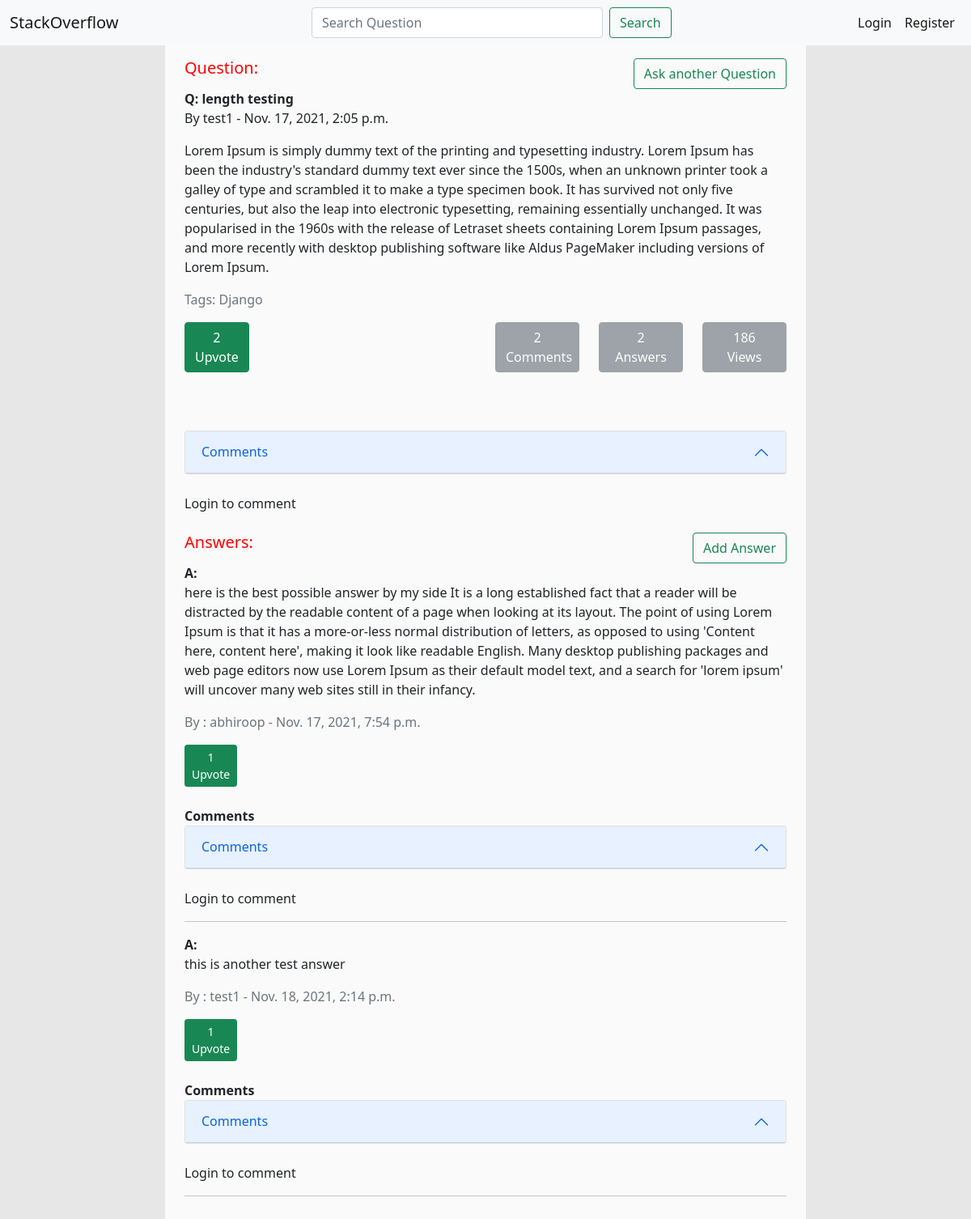
Screenshot of /question/6 with the database file from the repository.
### lander/models.py (models this page shows, shortened)
class Question(models.Model):
    QUESTION_TAGS = (
        ('WebDev','WebDev'),
        ('Software','Software'),
        ('Django','Django'),
        ('java','java'),
        ('python','python'),
    )
    user = models.ForeignKey(User, on_delete=models.CASCADE)
    question_heading = models.CharField(max_length=50, null=True)
    question_text = models.CharField(max_length=1000, null=False)
    post_date = models.DateTimeField(auto_now_add=True)
    ans_count = models.IntegerField(default=0)
    comment_count = models.IntegerField(default=0)
    views = models.IntegerField(default=0)
    upvote_count = models.IntegerField(default=0, null=True)
    tags = MultiSelectField(choices = QUESTION_TAGS)

class Answer(models.Model):
    question = models.ForeignKey(Question, on_delete=models.CASCADE)
    user = models.ForeignKey(User,on_delete=models.CASCADE)
    ans_text = models.CharField(max_length=1000)
    post_date = models.DateTimeField(auto_now_add=True)
    upvote_count = models.IntegerField(default=0, null=True)

### lander/views.py (the view, shortened to what this page needs)
# urls.py: path('question/<int:question_id>', views.question_detail, name='question_detail'),
def question_detail(request,question_id):
    context = {}
    current_user = request.user
    question = Question.objects.get(pk = question_id)
    question_upvotes = UpvoteQuestion.objects.filter(question__pk = question_id)
    count_question_upvotes=question_upvotes.count()
    question.upvote_count = count_question_upvotes
    question.views +=1
    question.save()
    answers = Answer.objects.filter(question__pk = question_id).order_by('-upvote_count')
    count_answers = answers.count()
    comments = CommentQuestion.objects.filter(question__pk = question_id).order_by('-post_date')
    count_comments = comments.count()
    form = CommentQuestionForm(request.POST or None)
    count_upvotes=''
    another_answer = Answer.objects.filter(question__pk = question_id).first()
    for a in answers:
        upvotes = UpvoteAnswer.objects.filter(answer__pk = a.id)
        if upvotes:
            count_upvotes = upvotes.count()
            a.upvote_count = count_upvotes
            a.save()
    context = {'question':question,
        'form':form, 'comments':comments, 'answers':answers,
        'count_answers':count_answers, 'count_comments': count_comments,
        'count_question_upvotes':count_question_upvotes,
        'count_upvotes':count_upvotes,
        'another_ansewer':another_answer,
        'current_user':current_user,
    }
    return render(request, 'lander/question_detail.html',context)

### lander/forms.py
class CommentQuestionForm(forms.ModelForm):
    class Meta:
        model = CommentQuestion
        fields = ("comment_text",)

### lander/templates/lander/question_detail.html (shortened to what this page needs)
{% extends 'lander/base.html' %}
{% load static %}
    {% block content %}
    <div class="content">
        <div class="main_container mt-0"><br>
        <div class="first_line">
            <h5 class="search_result">Question: </h5>
            <a href="{% url 'ask_question' %}" class="add_ques btn btn-outline-success" >Ask another Question</a>
        </div>
        <strong>Q: {{ question.question_heading }}</strong>
        <p >By {{ question.user }} - {{question.post_date}} </p>
        <p>{{ question.question_text}}</p>
        <p class="text-muted">Tags: {{question.tags}}</p>
        <div id="detail_buttons_large_screen">
        <div class="row">
            <div class="col-md-4">
                <div class="col-md-5 px-0">
                    <a href="{% url 'upvote_question' question.id %}"><button class="btn btn-success" >{{question.upvote_count }} <br> Upvote</button></a>
                </div>
            </div>
            <div class="col-md-2"></div>
            <div class="col-md-2"><button class="btn btn-secondary button_width" disabled>{{ count_comments }} <br> Comments</button></div>
            <div class="col-md-2"><button class="btn btn-secondary button_width" disabled>{{ count_answers }} <br> Answers</button></div>
            <div class="col-md-2"><button class="btn btn-secondary button_width" disabled>{{ question.views }} <br> Views</button></div>
        </div>
        <br>
        </div>
        <br><br>
        <div>
            <div >
                <div class="accordion" id="accordionExample">
                    <div class="accordion-item">
                      <h2 class="accordion-header" id="headingOne">
                        <button class="accordion-button" type="button" data-bs-toggle="collapse" data-bs-target="#collapseOne" aria-expanded="true" aria-controls="collapseOne">
                          Comments
                        </button>
                      </h2>
                    </div>
                </div>
                <br>
                {% if user.is_authenticated %}
                <form method="POST" enctype="multipart/form-data">
                    {% csrf_token %}
                    {{ form.as_p }}
                    <input class="btn btn-secondary" type="submit" value="Submit" name="comment_question_form">
                </form>
                {% else %}
                Login to comment
                {% endif %}
            </div>
        </div>
        <br>
        <div class="answers">
            <div class="first_line">
                <h5 class="search_result">Answers: </h5>
                <a href="{% url 'add_answer' question.id %}" class="add_ques btn btn-outline-success" >Add Answer</a>
            </div>
            {% for i in answers %}
            <strong>A: </strong>
            <p>{{ i.ans_text}}</p>
            <p class="text-muted">By : {{i.user}}  -  {{i.post_date}}</p>
            <div class="upvote">
                <span class="text-success">
                    <a href="{% url 'upvote_answer' question.id i.id %}"><button class=" btn btn-success btn-sm" >{{ i.upvote_count }}  <br> Upvote</button></a>
                </span>
            </div><br>
            <strong>Comments</strong>
                <br>
                <div class="accordion" id="accordionExample">
                    <div class="accordion-item">
                      <h2 class="accordion-header" id="headingOne">
                        <button class="accordion-button" type="button" data-bs-toggle="collapse" data-bs-target="#collapsetwo" aria-expanded="true" aria-controls="collapsetwo">
                          Comments
                        </button>
                      </h2>
                    </div>
                </div>
            <div >
                <br>
                {% if user.is_authenticated %}
                <div class="comment_answer">
                    <span class="text-success">
                        <a href="{% url 'comment_answer' question.id i.id %}" style="text-decoration: none;"><button class="btn btn-secondary">Comment</button></a>
                    </span>
                </div>
                {% else %}
                Login to comment
                {% endif %}
            </div>
            <hr>
            {% endfor %}
            <br>
        </div>
        </div>
    </div>
    {% endblock %}

### lander/templates/lander/base.html (style rules this page uses)
.content { margin-right: 17vw; margin-left: 17vw; background-color: rgb(250, 250, 250); }
.main_container { margin: 2vw; }
.search_result { color: red; }
.first_line { display: flex; flex-direction: row; justify-content: space-between; }
#detail_buttons_large_screen { display: block; }
.button_width { width: 100%; }
.add_ques { float: right; }
.body { background-color: rgb(231, 231, 231); }

### rows the page displays
Question: question_heading "length testing", user "test1", post_date "Nov. 17, 2021, 2:05 p.m.", question_text "Lorem Ipsum is simply dummy text of the printing and typesetting industry. Lorem Ipsum has been the industry's standard dummy text ever since the 1500s, when an unknown printer took a galley of type and scrambled it to make a type specimen book. It has survived not only five centuries, but also the leap into electronic typesetting, remaining essentially unchanged. It was popularised in the 1960s with the release of Letraset sheets containing Lorem Ipsum passages, and more recently with desktop publishing software like Aldus PageMaker including versions of Lorem Ipsum.", tags "Django", upvote_count "2", views "186"
Answer: ans_text "here is the best possible answer by my side It is a long established fact that a reader will be distracted by the readable content of a page when looking at its layout. The point of using Lorem Ipsum is that it has a more-or-less normal distribution of letters, as opposed to using 'Content here, content here', making it look like readable English. Many desktop publishing packages and web page editors now use Lorem Ipsum as their default model text, and a search for 'lorem ipsum' will uncover many web sites still in their infancy.", user "abhiroop", post_date "Nov. 17, 2021, 7:54 p.m.", upvote_count "1"
Answer: ans_text "this is another test answer", user "test1", post_date "Nov. 18, 2021, 2:14 p.m.", upvote_count "1"

### other values shown
{{ count_comments }} "2"
{{ count_answers }} "2"
